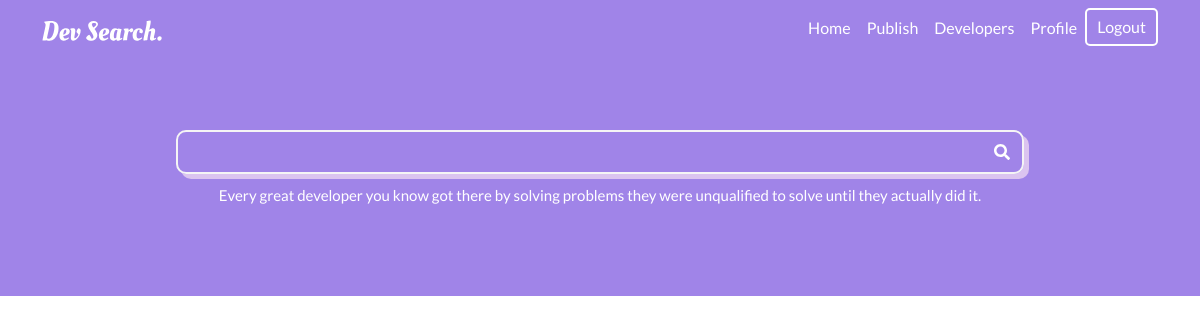
The page /user/ on the database as committed earlier.
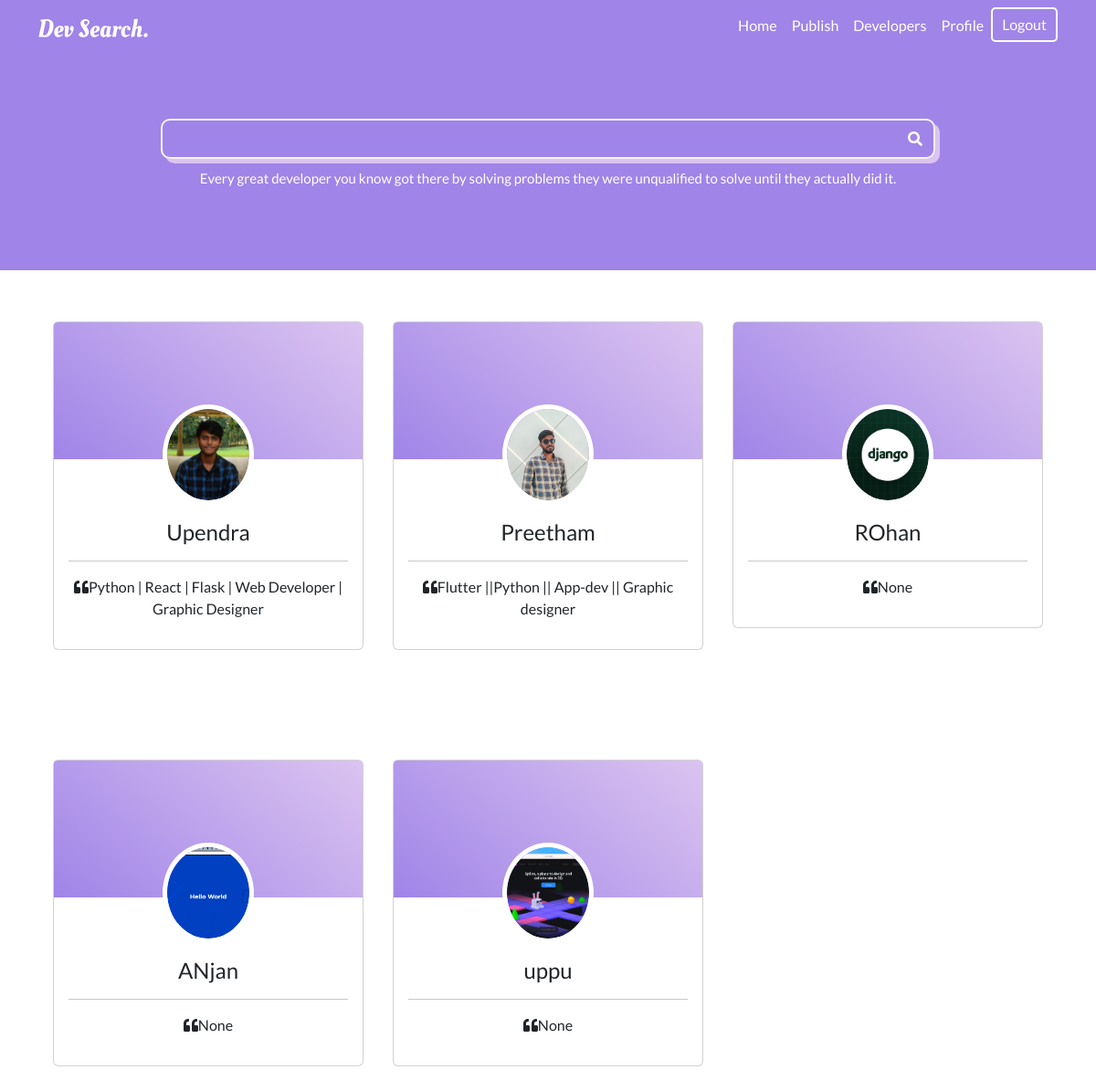
The same page on the database as committed later.
### user/models.py (models this page shows, shortened)
class Profile(models.Model):
    user=models.OneToOneField(User,on_delete=models.CASCADE,null=True,blank=True)
    name=models.CharField(max_length=200,null=True,blank=True)
    email=models.EmailField(max_length=200,null=True,blank=True)
    short_desc=models.CharField(max_length=200,null=True,blank=True)
    bio=models.TextField(max_length=300,null=True,blank=True)
    profile_img=models.ImageField(null=True,blank=True,upload_to='profiles/',default='spline.jpg')
    linkedin_link=models.CharField(max_length=200,null=True,blank=True)
    github_link=models.CharField(max_length=200,null=True,blank=True)
    instagram_link=models.CharField(max_length=200,null=True,blank=True)
    twitter_link=models.CharField(max_length=200,null=True,blank=True)
    p_id=models.UUIDField(default=uuid.uuid4,null=True,blank=True)

### user/views.py (the view)
# urls.py: path('user/',include('user.urls')),
def user(request):
    all_profiles=Profile.objects.all()
    context={
        'all_profiles':all_profiles
    }
    return render(request,'user/user-profiles.html',context)

### user/templates/user/user-profiles.html
{% extends 'base.html' %}
{% block content %}
{% load static %}
    <link rel="stylesheet" href="{% static 'css/card.css' %}">
    <div style="background-color: #A084E8; height: 30vh; display: flex; justify-content: center; align-items: center; flex-direction: column;">
        <form>
            <div class="container" style="border: 2px solid whitesmoke; border-radius: 10px; box-shadow: 5px 5px #DBC4F0;">
                <input type="text" id="box" placeholder="" class="search__box" style="background: none; outline: none; border: none; color: whitesmoke; width: 800px; height: 40px;">
                <i class="fas fa-search search__icon" style="cursor: pointer; color: white;" id="icon" onclick="toggleShow()"></i>
            </div>
        </form>
        <p style="color: white; margin-top: 10px; font-size: 15px;">Every great developer you know got there by solving problems they were unqualified to solve until they actually did it.</p>
    </div>
    <div class="container" style="display: grid; grid-template-columns: 1fr 1fr 1fr; " >
        {% for profile in all_profiles %}
            <section class="mx-3 my-5" style="max-width: 23rem; ">
                <a href="{% url 'profile' profile.p_id %}" style="text-decoration: none;">
                    <div class="card testimonial-card mt-2 mb-3">
                        <div class="card-up aqua-gradient"></div>
                        <div class="avatar mx-auto white">
                        <img src="{{profile.profile_img.url}}" class="rounded-circle img-fluid"
                            alt="woman avatar" style="object-fit: cover; width: 100px; height: 100px;">
                        </div>
                        <div class="card-body text-center">
                        <h4 class="card-title font-weight-bold">{{profile.name}}</h4>
                        <hr>
                        <p><i class="fas fa-quote-left"></i>{{profile.short_desc}}</p>
                        </div>
                    </div>
                </a>
            </section>
        {% endfor %}
    </div>
{% endblock %}

### templates/base.html (shortened to what this page needs)
{% load static %}
<!doctype html>
<html lang="en">
  <head>
    <link rel="stylesheet" href="{% static 'css/index.css' %}">
    <link href="http://cdnjs.cloudflare.com/ajax/libs/font-awesome/4.3.0/css/font-awesome.css" rel="stylesheet"  type='text/css'>
    <link rel="stylesheet" href="https://use.fontawesome.com/releases/v5.8.1/css/all.css">
    <link href="https://cdn.jsdelivr.net/npm/bootstrap@5.3.1/dist/css/bootstrap.min.css" rel="stylesheet">
  </head>
  <body>
    <nav class="navbar navbar-expand-lg" style="background-color: #A084E8;">
        <div class="container">
          <a class="navbar-brand" href="{% url 'home' %}" style="color: white;"><img width="120px" src="{% static "images/Dev Search..svg" %}" alt=""></a>
          <div class="collapse navbar-collapse" id="navbarSupportedContent">
            <ul class="navbar-nav ms-auto mb-2 mb-lg-0">
              <li class="nav-item">
                <a class="nav-link active" style="color: white;" aria-current="page" href="{% url 'home' %}">Home</a>
              </li>
              <li class="nav-item">
                <a class="nav-link" style="color: white;" href="{% url 'publish-project' %}">Publish</a>
              </li>
              <li class="nav-item">
                <a class="nav-link" style="color: white;" href="{% url 'user' %}">Developers</a>
              </li>
              <li class="nav-item">
                <a class="nav-link" style="color: white;" href="#">Profile</a>
              </li>
              <li class="nav-item">
                <a class="nav-link" style="border: 2px solid white; padding: 5px 10px; border-radius: 5px; color: white;" href="#">Logout</a>
              </li>
            </ul>
          </div>
        </div>
      </nav>
    {% block content %}{% endblock %}
  </body>
</html>

### static/css/index.css (style rules this page uses)
* { font-family: 'Lato', sans-serif; }

### static/css/card.css (style rules this page uses)
.testimonial-card .card-up { height: 150px; overflow: hidden; border-top-left-radius: .25rem; border-top-right-radius: .25rem; }
.aqua-gradient { background: linear-gradient(40deg, #A084E8, #DBC4F0) !important; }
.testimonial-card .avatar { width: 100px; margin-top: -60px; overflow: hidden; border: 5px solid #fff; border-radius: 50%; }

Rows that differ between the two databases and show on the page:
added Profile: profile_img (picture), name "Upendra", short_desc "Python | React | Flask | Web Developer | Graphic Designer"
added Profile: profile_img (picture), name "Preetham", short_desc "Flutter ||Python || App-dev || Graphic designer"
added Profile: profile_img (picture), name "ROhan", short_desc "None"
added Profile: profile_img (picture), name "ANjan", short_desc "None"
added Profile: profile_img (picture), name "uppu", short_desc "None"
